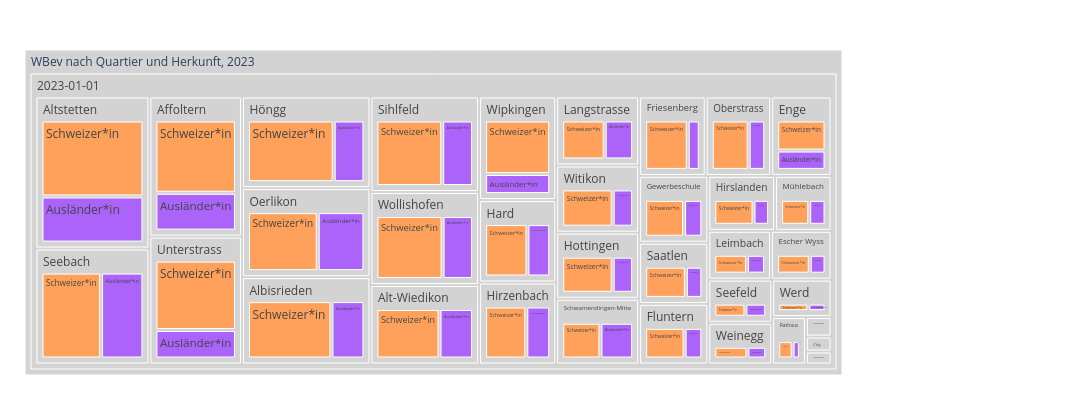

Notebook cell for this chart:
### Code cell
myTitle = "WBev nach Quartier und Herkunft, "+data_max_date

fig = px.treemap(myTreemapAgg.reset_index(), path=[px.Constant(myTitle), 'StichtagDatJahr', 'QuarLang', 'HerkunftLang']
                 , values='sum_WBev'
                 , color='HerkunftLang'
                 ## bei discrete scales (bei Klassen und Strings):                 
                 #, color_discrete_map={'(?)':'lightgrey','EVP':'gold', 'Ausländer/in':'#FF3030', 'PdA':'#EE3B3B', 'Grüne':'#A2CD5A','GLP':'#CAFF70','Die Mitte':'orange','FDP':'#104E8B','AL':'deeppink','SVP':'forestgreen', 'FL ZÜRI':'#8B864E','Volt':'#lightblue' }         
                 , color_discrete_map={'(?)':'lightgrey','Schweizer/in':'gold', 'SP':'#FF3030' }               
                 ## bei continuous scales (bei Zahlenwerten):
                , color_continuous_scale='blues'
                #, color_continuous_midpoint=np.average(df['AnzBestWir'], weights=df['AnzBestWir'])   
                 ,height=400
                 ,width=1100
                )
fig.update_traces(root_color="grey")
fig.update_layout(margin = dict(t=50, l=25, r=250, b=25))
fig.show()

### Figure 1 — Plotly figure (JSON) as saved in the notebook; plotly's stock layout.template omitted (floating-point values rounded to 4 significant figures)
{"data": [{"branchvalues": "total", "customdata": [["Ausländer*in"], ["Ausländer*in"], ["Ausländer*in"], ["Ausländer*in"], ["Ausländer*in"], ["Ausländer*in"], ["Ausländer*in"], ["Schweizer*in"], ["Ausländer*in"], ["Schweizer*in"], ["Schweizer*in"], ["Schweizer*in"], ["Schweizer*in"], ["Schweizer*in"], ["Schweizer*in"], ["Schweizer*in"], ["Schweizer*in"], ["Schweizer*in"], ["Ausländer*in"], ["Ausländer*in"], ["Ausländer*in"], ["Ausländer*in"], ["Ausländer*in"], ["Ausländer*in"], ["Ausländer*in"], ["Ausländer*in"], ["Ausländer*in"], ["Ausländer*in"], ["Ausländer*in"], ["Ausländer*in"], ["Ausländer*in"], ["Ausländer*in"], ["Ausländer*in"], ["Ausländer*in"], ["Schweizer*in"], ["Schweizer*in"], ["Schweizer*in"], ["Schweizer*in"], ["Ausländer*in"], ["Schweizer*in"], ["Ausländer*in"], ["Schweizer*in"], ["Schweizer*in"], ["Schweizer*in"], ["Schweizer*in"], ["Schweizer*in"], ["Schweizer*in"], ["Schweizer*in"], ["Schweizer*in"], ["Ausländer*in"], ["Schweizer*in"], ["Ausländer*in"], ["Ausländer*in"], ["Ausländer*in"], ["Ausländer*in"], ["Ausländer*in"], ["Ausländer*in"], ["Schweizer*in"], ["Schweizer*in"], ["Schweizer*in"], ["Schweizer*in"], ["Schweizer*in"], ["Schweizer*in"], ["Schweizer*in"], ["Schweizer*in"], ["Ausländer*in"], ["Schweizer*in"], ["Schweizer*in"], ["(?)"], ["(?)"], ["(?)"], ["(?)"], ["(?)"], ["(?)"], ["(?)"], ["(?)"], ["(?)"], ["(?)"], ["(?)"], ["(?)"], ["(?)"], ["(?)"], ["(?)"], ["(?)"], ["(?)"], ["(?)"], ["(?)"], ["(?)"], ["(?)"], ["(?)"], ["(?)"], ["(?)"], ["(?)"], ["(?)"], ["(?)"], ["(?)"], ["(?)"], ["(?)"], ["(?)"], ["(?)"], ["(?)"], ["(?)"], ["(?)"], ["(?)"]], "domain": {"x": [0, 1], "y": [0, 1]}, "hovertemplate": "labels=%{label}<br>sum_WBev=%{value}<br>parent=%{parent}<br>id=%{id}<br>HerkunftLang=%{customdata[0]}<extra></extra>", "ids": ["WBev nach Quartier und Herkunft, 2023/2023-01-01/Affoltern/Ausländer*in", "WBev nach Quartier und Herkunft, 2023/2023-01-01/Rathaus/Ausländer*in", "WBev nach Quartier und Herkunft, 2023/2023-01-01/Seebach/Ausländer*in", "WBev nach Quartier und Herkunft, 2023/2023-01-01/Weinegg/Ausländer*in", "WBev nach Quartier und Herkunft, 2023/2023-01-01/Werd/Ausländer*in", "WBev nach Quartier und Herkunft, 2023/2023-01-01/Wipkingen/Ausländer*in", "WBev nach Quartier und Herkunft, 2023/2023-01-01/Witikon/Ausländer*in", "WBev nach Quartier und Herkunft, 2023/2023-01-01/City/Schweizer*in", "WBev nach Quartier und Herkunft, 2023/2023-01-01/Oerlikon/Ausländer*in", "WBev nach Quartier und Herkunft, 2023/2023-01-01/Escher Wyss/Schweizer*in", "WBev nach Quartier und Herkunft, 2023/2023-01-01/Gewerbeschule/Schweizer*in", "WBev nach Quartier und Herkunft, 2023/2023-01-01/Hard/Schweizer*in", "WBev nach Quartier und Herkunft, 2023/2023-01-01/Hirzenbach/Schweizer*in", "WBev nach Quartier und Herkunft, 2023/2023-01-01/Mühlebach/Schweizer*in", "WBev nach Quartier und Herkunft, 2023/2023-01-01/Oberstrass/Schweizer*in", "WBev nach Quartier und Herkunft, 2023/2023-01-01/Oerlikon/Schweizer*in", "WBev nach Quartier und Herkunft, 2023/2023-01-01/Schwamendingen-Mitte/Schweizer*in", "WBev nach Quartier und Herkunft, 2023/2023-01-01/Friesenberg/Schweizer*in", "WBev nach Quartier und Herkunft, 2023/2023-01-01/Oberstrass/Ausländer*in", "WBev nach Quartier und Herkunft, 2023/2023-01-01/Wollishofen/Ausländer*in", "WBev nach Quartier und Herkunft, 2023/2023-01-01/Fluntern/Ausländer*in", "WBev nach Quartier und Herkunft, 2023/2023-01-01/Escher Wyss/Ausländer*in", "WBev nach Quartier und Herkunft, 2023/2023-01-01/Mühlebach/Ausländer*in", "WBev nach Quartier und Herkunft, 2023/2023-01-01/Friesenberg/Ausländer*in", "WBev nach Quartier und Herkunft, 2023/2023-01-01/Gewerbeschule/Ausländer*in", "WBev nach Quartier und Herkunft, 2023/2023-01-01/Hard/Ausländer*in", "WBev nach Quartier und Herkunft, 2023/2023-01-01/Alt-Wiedikon/Ausländer*in", "WBev nach Quartier und Herkunft, 2023/2023-01-01/Hirzenbach/Ausländer*in", "WBev nach Quartier und Herkunft, 2023/2023-01-01/Hochschulen/Ausländer*in", "WBev nach Quartier und Herkunft, 2023/2023-01-01/Albisrieden/Ausländer*in", "WBev nach Quartier und Herkunft, 2023/2023-01-01/Leimbach/Ausländer*in", "WBev nach Quartier und Herkunft, 2023/2023-01-01/Langstrasse/Ausländer*in", "WBev nach Quartier und Herkunft, 2023/2023-01-01/Höngg/Ausländer*in", "WBev nach Quartier und Herkunft, 2023/2023-01-01/Hottingen/Ausländer*in", "WBev nach Quartier und Herkunft, 2023/2023-01-01/Sihlfeld/Schweizer*in", "WBev nach Quartier und Herkunft, 2023/2023-01-01/Leimbach/Schweizer*in", "WBev nach Quartier und Herkunft, 2023/2023-01-01/Lindenhof/Schweizer*in", "WBev nach Quartier und Herkunft, 2023/2023-01-01/Wipkingen/Schweizer*in", "WBev nach Quartier und Herkunft, 2023/2023-01-01/City/Ausländer*in", "WBev nach Quartier und Herkunft, 2023/2023-01-01/Werd/Schweizer*in", "WBev nach Quartier und Herkunft, 2023/2023-01-01/Altstetten/Ausländer*in", "WBev nach Quartier und Herkunft, 2023/2023-01-01/Rathaus/Schweizer*in", "WBev nach Quartier und Herkunft, 2023/2023-01-01/Saatlen/Schweizer*in", "WBev nach Quartier und Herkunft, 2023/2023-01-01/Langstrasse/Schweizer*in", "WBev nach Quartier und Herkunft, 2023/2023-01-01/Seebach/Schweizer*in", "WBev nach Quartier und Herkunft, 2023/2023-01-01/Seefeld/Schweizer*in", "WBev nach Quartier und Herkunft, 2023/2023-01-01/Unterstrass/Schweizer*in", "WBev nach Quartier und Herkunft, 2023/2023-01-01/Weinegg/Schweizer*in", "WBev nach Quartier und Herkunft, 2023/2023-01-01/Höngg/Schweizer*in", "WBev nach Quartier und Herkunft, 2023/2023-01-01/Lindenhof/Ausländer*in", "WBev nach Quartier und Herkunft, 2023/2023-01-01/Hochschulen/Schweizer*in", "WBev nach Quartier und Herkunft, 2023/2023-01-01/Saatlen/Ausländer*in", "WBev nach Quartier und Herkunft, 2023/2023-01-01/Schwamendingen-Mitte/Ausländer*in", "WBev nach Quartier und Herkunft, 2023/2023-01-01/Seefeld/Ausländer*in", "WBev nach Quartier und Herkunft, 2023/2023-01-01/Sihlfeld/Ausländer*in", "WBev nach Quartier und Herkunft, 2023/2023-01-01/Unterstrass/Ausländer*in", "WBev nach Quartier und Herkunft, 2023/2023-01-01/Hirslanden/Ausländer*in", "WBev nach Quartier und Herkunft, 2023/2023-01-01/Witikon/Schweizer*in", "WBev nach Quartier und Herkunft, 2023/2023-01-01/Affoltern/Schweizer*in", "WBev nach Quartier und Herkunft, 2023/2023-01-01/Albisrieden/Schweizer*in", "WBev nach Quartier und Herkunft, 2023/2023-01-01/Alt-Wiedikon/Schweizer*in", "WBev nach Quartier und Herkunft, 2023/2023-01-01/Altstetten/Schweizer*in", "WBev nach Quartier und Herkunft, 2023/2023-01-01/Enge/Schweizer*in", "WBev nach Quartier und Herkunft, 2023/2023-01-01/Fluntern/Schweizer*in", "WBev nach Quartier und Herkunft, 2023/2023-01-01/Hirslanden/Schweizer*in", "WBev nach Quartier und Herkunft, 2023/2023-01-01/Enge/Ausländer*in", "WBev nach Quartier und Herkunft, 2023/2023-01-01/Hottingen/Schweizer*in", "WBev nach Quartier und Herkunft, 2023/2023-01-01/Wollishofen/Schweizer*in", "WBev nach Quartier und Herkunft, 2023/2023-01-01/Affoltern", "WBev nach Quartier und Herkunft, 2023/2023-01-01/Albisrieden", "WBev nach Quartier und Herkunft, 2023/2023-01-01/Alt-Wiedikon", "WBev nach Quartier und Herkunft, 2023/2023-01-01/Altstetten", "WBev nach Quartier und Herkunft, 2023/2023-01-01/City", "WBev nach Quartier und Herkunft, 2023/2023-01-01/Enge", "WBev nach Quartier und Herkunft, 2023/2023-01-01/Escher Wyss", "WBev nach Quartier und Herkunft, 2023/2023-01-01/Fluntern", "WBev nach Quartier und Herkunft, 2023/2023-01-01/Friesenberg", "WBev nach Quartier und Herkunft, 2023/2023-01-01/Gewerbeschule", "WBev nach Quartier und Herkunft, 2023/2023-01-01/Hard", "WBev nach Quartier und Herkunft, 2023/2023-01-01/Hirslanden", "WBev nach Quartier und Herkunft, 2023/2023-01-01/Hirzenbach", "WBev nach Quartier und Herkunft, 2023/2023-01-01/Hochschulen", "WBev nach Quartier und Herkunft, 2023/2023-01-01/Hottingen", "WBev nach Quartier und Herkunft, 2023/2023-01-01/Höngg", "WBev nach Quartier und Herkunft, 2023/2023-01-01/Langstrasse", "WBev nach Quartier und Herkunft, 2023/2023-01-01/Leimbach", "WBev nach Quartier und Herkunft, 2023/2023-01-01/Lindenhof", "WBev nach Quartier und Herkunft, 2023/2023-01-01/Mühlebach", "WBev nach Quartier und Herkunft, 2023/2023-01-01/Oberstrass", "WBev nach Quartier und Herkunft, 2023/2023-01-01/Oerlikon", "WBev nach Quartier und Herkunft, 2023/2023-01-01/Rathaus", "WBev nach Quartier und Herkunft, 2023/2023-01-01/Saatlen", "WBev nach Quartier und Herkunft, 2023/2023-01-01/Schwamendingen-Mitte", "WBev nach Quartier und Herkunft, 2023/2023-01-01/Seebach", "WBev nach Quartier und Herkunft, 2023/2023-01-01/Seefeld", "WBev nach Quartier und Herkunft, 2023/2023-01-01/Sihlfeld", "WBev nach Quartier und Herkunft, 2023/2023-01-01/Unterstrass", "WBev nach Quartier und Herkunft, 2023/2023-01-01/Weinegg", "WBev nach Quartier und Herkunft, 2023/2023-01-01/Werd", "WBev nach Quartier und Herkunft, 2023/2023-01-01/Wipkingen", "WBev nach Quartier und Herkunft, 2023/2023-01-01/Witikon", "WBev nach Quartier und Herkunft, 2023/2023-01-01/Wollishofen", "WBev nach Quartier und Herkunft, 2023/2023-01-01", "WBev nach Quartier und Herkunft, 2023"], "labels": ["Ausländer*in", "Ausländer*in", "Ausländer*in", "Ausländer*in", "Ausländer*in", "Ausländer*in", "Ausländer*in", "Schweizer*in", "Ausländer*in", "Schweizer*in", "Schweizer*in", "Schweizer*in", "Schweizer*in", "Schweizer*in", "Schweizer*in", "Schweizer*in", "Schweizer*in", "Schweizer*in", "Ausländer*in", "Ausländer*in", "Ausländer*in", "Ausländer*in", "Ausländer*in", "Ausländer*in", "Ausländer*in", "Ausländer*in", "Ausländer*in", "Ausländer*in", "Ausländer*in", "Ausländer*in", "Ausländer*in", "Ausländer*in", "Ausländer*in", "Ausländer*in", "Schweizer*in", "Schweizer*in", "Schweizer*in", "Schweizer*in", "Ausländer*in", "Schweizer*in", "Ausländer*in", "Schweizer*in", "Schweizer*in", "Schweizer*in", "Schweizer*in", "Schweizer*in", "Schweizer*in", "Schweizer*in", "Schweizer*in", "Ausländer*in", "Schweizer*in", "Ausländer*in", "Ausländer*in", "Ausländer*in", "Ausländer*in", "Ausländer*in", "Ausländer*in", "Schweizer*in", "Schweizer*in", "Schweizer*in", "Schweizer*in", "Schweizer*in", "Schweizer*in", "Schweizer*in", "Schweizer*in", "Ausländer*in", "Schweizer*in", "Schweizer*in", "Affoltern", "Albisrieden", "Alt-Wiedikon", "Altstetten", "City", "Enge", "Escher Wyss", "Fluntern", "Friesenberg", "Gewerbeschule", "Hard", "Hirslanden", "Hirzenbach", "Hochschulen", "Hottingen", "Höngg", "Langstrasse", "Leimbach", "Lindenhof", "Mühlebach", "Oberstrass", "Oerlikon", "Rathaus", "Saatlen", "Schwamendingen-Mitte", "Seebach", "Seefeld", "Sihlfeld", "Unterstrass", "Weinegg", "Werd", "Wipkingen", "Witikon", "Wollishofen", "2023-01-01", "WBev nach Quartier und Herkunft, 2023"], "marker": {"colors": ["#ab63fa", "#ab63fa", "#ab63fa", "#ab63fa", "#ab63fa", "#ab63fa", "#ab63fa", "#FFA15A", "#ab63fa", "#FFA15A", "#FFA15A", "#FFA15A", "#FFA15A", "#FFA15A", "#FFA15A", "#FFA15A", "#FFA15A", "#FFA15A", "#ab63fa", "#ab63fa", "#ab63fa", "#ab63fa", "#ab63fa", "#ab63fa", "#ab63fa", "#ab63fa", "#ab63fa", "#ab63fa", "#ab63fa", "#ab63fa", "#ab63fa", "#ab63fa", "#ab63fa", "#ab63fa", "#FFA15A", "#FFA15A", "#FFA15A", "#FFA15A", "#ab63fa", "#FFA15A", "#ab63fa", "#FFA15A", "#FFA15A", "#FFA15A", "#FFA15A", "#FFA15A", "#FFA15A", "#FFA15A", "#FFA15A", "#ab63fa", "#FFA15A", "#ab63fa", "#ab63fa", "#ab63fa", "#ab63fa", "#ab63fa", "#ab63fa", "#FFA15A", "#FFA15A", "#FFA15A", "#FFA15A", "#FFA15A", "#FFA15A", "#FFA15A", "#FFA15A", "#ab63fa", "#FFA15A", "#FFA15A", "lightgrey", "lightgrey", "lightgrey", "lightgrey", "lightgrey", "lightgrey", "lightgrey", "lightgrey", "lightgrey", "lightgrey", "lightgrey", "lightgrey", "lightgrey", "lightgrey", "lightgrey", "lightgrey", "lightgrey", "lightgrey", "lightgrey", "lightgrey", "lightgrey", "lightgrey", "lightgrey", "lightgrey", "lightgrey", "lightgrey", "lightgrey", "lightgrey", "lightgrey", "lightgrey", "lightgrey", "lightgrey", "lightgrey", "lightgrey", "lightgrey", "lightgrey"]}, "name": "", "parents": ["WBev nach Quartier und Herkunft, 2023/2023-01-01/Affoltern", "WBev nach Quartier und Herkunft, 2023/2023-01-01/Rathaus", "WBev nach Quartier und Herkunft, 2023/2023-01-01/Seebach", "WBev nach Quartier und Herkunft, 2023/2023-01-01/Weinegg", "WBev nach Quartier und Herkunft, 2023/2023-01-01/Werd", "WBev nach Quartier und Herkunft, 2023/2023-01-01/Wipkingen", "WBev nach Quartier und Herkunft, 2023/2023-01-01/Witikon", "WBev nach Quartier und Herkunft, 2023/2023-01-01/City", "WBev nach Quartier und Herkunft, 2023/2023-01-01/Oerlikon", "WBev nach Quartier und Herkunft, 2023/2023-01-01/Escher Wyss", "WBev nach Quartier und Herkunft, 2023/2023-01-01/Gewerbeschule", "WBev nach Quartier und Herkunft, 2023/2023-01-01/Hard", "WBev nach Quartier und Herkunft, 2023/2023-01-01/Hirzenbach", "WBev nach Quartier und Herkunft, 2023/2023-01-01/Mühlebach", "WBev nach Quartier und Herkunft, 2023/2023-01-01/Oberstrass", "WBev nach Quartier und Herkunft, 2023/2023-01-01/Oerlikon", "WBev nach Quartier und Herkunft, 2023/2023-01-01/Schwamendingen-Mitte", "WBev nach Quartier und Herkunft, 2023/2023-01-01/Friesenberg", "WBev nach Quartier und Herkunft, 2023/2023-01-01/Oberstrass", "WBev nach Quartier und Herkunft, 2023/2023-01-01/Wollishofen", "WBev nach Quartier und Herkunft, 2023/2023-01-01/Fluntern", "WBev nach Quartier und Herkunft, 2023/2023-01-01/Escher Wyss", "WBev nach Quartier und Herkunft, 2023/2023-01-01/Mühlebach", "WBev nach Quartier und Herkunft, 2023/2023-01-01/Friesenberg", "WBev nach Quartier und Herkunft, 2023/2023-01-01/Gewerbeschule", "WBev nach Quartier und Herkunft, 2023/2023-01-01/Hard", "WBev nach Quartier und Herkunft, 2023/2023-01-01/Alt-Wiedikon", "WBev nach Quartier und Herkunft, 2023/2023-01-01/Hirzenbach", "WBev nach Quartier und Herkunft, 2023/2023-01-01/Hochschulen", "WBev nach Quartier und Herkunft, 2023/2023-01-01/Albisrieden", "WBev nach Quartier und Herkunft, 2023/2023-01-01/Leimbach", "WBev nach Quartier und Herkunft, 2023/2023-01-01/Langstrasse", "WBev nach Quartier und Herkunft, 2023/2023-01-01/Höngg", "WBev nach Quartier und Herkunft, 2023/2023-01-01/Hottingen", "WBev nach Quartier und Herkunft, 2023/2023-01-01/Sihlfeld", "WBev nach Quartier und Herkunft, 2023/2023-01-01/Leimbach", "WBev nach Quartier und Herkunft, 2023/2023-01-01/Lindenhof", "WBev nach Quartier und Herkunft, 2023/2023-01-01/Wipkingen", "WBev nach Quartier und Herkunft, 2023/2023-01-01/City", "WBev nach Quartier und Herkunft, 2023/2023-01-01/Werd", "WBev nach Quartier und Herkunft, 2023/2023-01-01/Altstetten", "WBev nach Quartier und Herkunft, 2023/2023-01-01/Rathaus", "WBev nach Quartier und Herkunft, 2023/2023-01-01/Saatlen", "WBev nach Quartier und Herkunft, 2023/2023-01-01/Langstrasse", "WBev nach Quartier und Herkunft, 2023/2023-01-01/Seebach", "WBev nach Quartier und Herkunft, 2023/2023-01-01/Seefeld", "WBev nach Quartier und Herkunft, 2023/2023-01-01/Unterstrass", "WBev nach Quartier und Herkunft, 2023/2023-01-01/Weinegg", "WBev nach Quartier und Herkunft, 2023/2023-01-01/Höngg", "WBev nach Quartier und Herkunft, 2023/2023-01-01/Lindenhof", "WBev nach Quartier und Herkunft, 2023/2023-01-01/Hochschulen", "WBev nach Quartier und Herkunft, 2023/2023-01-01/Saatlen", "WBev nach Quartier und Herkunft, 2023/2023-01-01/Schwamendingen-Mitte", "WBev nach Quartier und Herkunft, 2023/2023-01-01/Seefeld", "WBev nach Quartier und Herkunft, 2023/2023-01-01/Sihlfeld", "WBev nach Quartier und Herkunft, 2023/2023-01-01/Unterstrass", "WBev nach Quartier und Herkunft, 2023/2023-01-01/Hirslanden", "WBev nach Quartier und Herkunft, 2023/2023-01-01/Witikon", "WBev nach Quartier und Herkunft, 2023/2023-01-01/Affoltern", "WBev nach Quartier und Herkunft, 2023/2023-01-01/Albisrieden", "WBev nach Quartier und Herkunft, 2023/2023-01-01/Alt-Wiedikon", "WBev nach Quartier und Herkunft, 2023/2023-01-01/Altstetten", "WBev nach Quartier und Herkunft, 2023/2023-01-01/Enge", "WBev nach Quartier und Herkunft, 2023/2023-01-01/Fluntern", "WBev nach Quartier und Herkunft, 2023/2023-01-01/Hirslanden", "WBev nach Quartier und Herkunft, 2023/2023-01-01/Enge", "WBev nach Quartier und Herkunft, 2023/2023-01-01/Hottingen", "WBev nach Quartier und Herkunft, 2023/2023-01-01/Wollishofen", "WBev nach Quartier und Herkunft, 2023/2023-01-01", "WBev nach Quartier und Herkunft, 2023/2023-01-01", "WBev nach Quartier und Herkunft, 2023/2023-01-01", "WBev nach Quartier und Herkunft, 2023/2023-01-01", "WBev nach Quartier und Herkunft, 2023/2023-01-01", "WBev nach Quartier und Herkunft, 2023/2023-01-01", "WBev nach Quartier und Herkunft, 2023/2023-01-01", "WBev nach Quartier und Herkunft, 2023/2023-01-01", "WBev nach Quartier und Herkunft, 2023/2023-01-01", "WBev nach Quartier und Herkunft, 2023/2023-01-01", "WBev nach Quartier und Herkunft, 2023/2023-01-01", "WBev nach Quartier und Herkunft, 2023/2023-01-01", "WBev nach Quartier und Herkunft, 2023/2023-01-01", "WBev nach Quartier und Herkunft, 2023/2023-01-01", "WBev nach Quartier und Herkunft, 2023/2023-01-01", "WBev nach Quartier und Herkunft, 2023/2023-01-01", "WBev nach Quartier und Herkunft, 2023/2023-01-01", "WBev nach Quartier und Herkunft, 2023/2023-01-01", "WBev nach Quartier und Herkunft, 2023/2023-01-01", "WBev nach Quartier und Herkunft, 2023/2023-01-01", "WBev nach Quartier und Herkunft, 2023/2023-01-01", "WBev nach Quartier und Herkunft, 2023/2023-01-01", "WBev nach Quartier und Herkunft, 2023/2023-01-01", "WBev nach Quartier und Herkunft, 2023/2023-01-01", "WBev nach Quartier und Herkunft, 2023/2023-01-01", "WBev nach Quartier und Herkunft, 2023/2023-01-01", "WBev nach Quartier und Herkunft, 2023/2023-01-01", "WBev nach Quartier und Herkunft, 2023/2023-01-01", "WBev nach Quartier und Herkunft, 2023/2023-01-01", "WBev nach Quartier und Herkunft, 2023/2023-01-01", "WBev nach Quartier und Herkunft, 2023/2023-01-01", "WBev nach Quartier und Herkunft, 2023/2023-01-01", "WBev nach Quartier und Herkunft, 2023/2023-01-01", "WBev nach Quartier und Herkunft, 2023/2023-01-01", "WBev nach Quartier und Herkunft, 2023", ""], "root": {"color": "grey"}, "type": "treemap", "values": [9323, 1122, 11502, 2024, 1689, 4570, 3370, 552, 9599, 4172, 6596, 8661, 8390, 4114, 7527, 14360, 6155, 8643, 3360, 6692, 2721, 2013, 2380, 2439, 3093, 4651, 6293, 4861, 246, 6657, 2284, 4805, 6512, 3311, 14797, 4139, 752, 12167, 254, 2961, 13720, 2221, 6311, 7177, 16175, 3458, 17580, 3565, 18162, 294, 449, 2554, 5266, 2319, 6956, 7221, 2184, 8320, 17842, 16869, 11822, 22595, 6109, 6062, 5501, 3926, 8178, 14489, 27165, 23526, 18115, 36315, 806, 10035, 6185, 8783, 11082, 9689, 13312, 7685, 13251, 695, 11489, 24674, 11982, 6423, 1046, 6494, 10887, 23959, 3343, 8865, 11421, 27677, 5777, 21753, 24801, 5589, 4650, 16737, 11690, 21181, 447082, 447082]}], "layout": {"height": 400, "legend": {"tracegroupgap": 0}, "margin": {"b": 25, "l": 25, "r": 250, "t": 50}, "width": 1100}}
